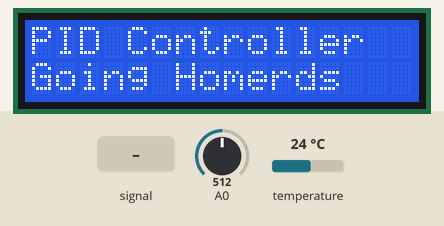
A sketch run on a simulated Arduino Uno, built with avr-gcc and run on an emulated ATmega328P. Shown: 16×2 character LCD. The test bench sets the inputs (shaded band); at power-on: A0 = 512, temperature 24 °C. EEPROM starts erased.

Above: at 1.2 s.
2.4 s: A0 set to 637
5.4 s: A0 set to 666
6.9 s: A0 fed a 200 Hz sine of ±255 counts around its level
At 8.7 s:
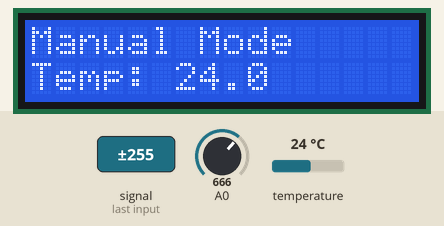
9.1 s: A0 set to 55
12.0 s: A0 set to 46
At 14.6 s:
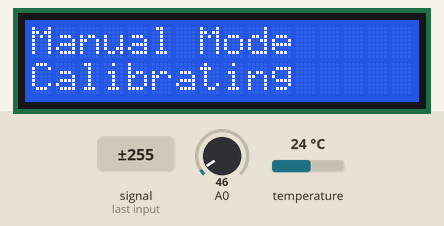
15.4 s: A0 set to 886
17.3 s: A0 set to 918
At 19.0 s:
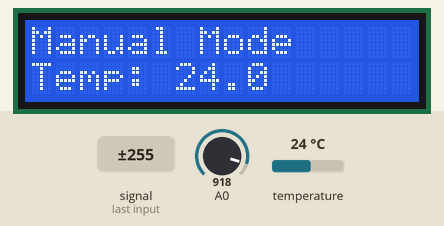
Timing chart, 0 to 20.5 s (numbered marks = the images above; inputs shaded):
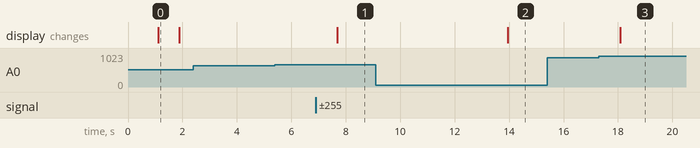

Measured:
- the behaviour switches between 50 and 49 on A0 (found by bisection; images 1 and 2)
- the behaviour switches between 900 and 901 on A0 (found by bisection; images 2 and 3)
- after the input at 2.4 s, every drawn part: stays the same
- after the input at 5.4 s, every drawn part: stays the same
- after the input at 6.9 s, the display: changes after 0.78 s (image 1)
- after the input at 9.1 s, every drawn part: stays the same
- after the input at 12.0 s, the display: changes after 1.9 s (image 2)
- after the input at 15.4 s, every drawn part: stays the same
- after the input at 17.3 s, the display: changes after 0.78 s (image 3)
- what the display in image 0 shows lasts 0.8 s, from 1.1 s to 1.9 s

The sketch:

PID_Arduino.ino
```cpp
#include "Arduino.h"
#include "application/app_LCD.h"
#include "application/app_Buttons.h"
#include "application/app_Menu.h"
#include "application/app_Temperature.h"
#include "application/app_Display.h"
#include "application/app_LimitSwitch.h"
#include "application/app_StepperMotor.h"
#include "application/app_Eeprom.h"
#include "application/app_PID.h"

//#define TEST

//The setup function is called once at startup of the sketch
void setup()
{
	/* Limit Switch */
	app_LimitSwitch_Init();
	/* Temperature Init */
	app_Temperature_Init();
	/* Init LCD Module */
	app_LCD_Init();
	/* Display init */
	app_Display_Init();
	/* Init Buttons Module */
	app_Buttons_init();
	/* Menu Init */
	app_Menu_init();
	/* Stepper Init */
	app_StepperMotor_Init();
	/* Eeprom Init */
	app_Eeprom_Init();
	/* PID Init */
	app_PID_Init();
}

// The loop function is called in an endless loop
void loop()
{
#ifdef TEST
	LCD.setCursor(0,0);
	LCD.print("ADC Value of button pressed");
	LCD.setCursor(0,1);
	LCD.print(analogRead(A0));
	LCD.print("            ");

#else
	app_LimitSwitch_Task();
	app_Temperature_Task();
	app_Display_Task();
	if(DISPLAY_NORMAL == re_DisplayMode)
	{
		app_PID_Task();
	}
	else
	{
		/* PID Disabled */
	}
#endif
}
```

app_Buttons.h
```cpp
/*
 * app_Buttons.h
 *
 *  Created on: 15/11/2018
 *      Author: Omar Sevilla
 */

#ifndef APPLICATION_APP_BUTTONS_H_
#define APPLICATION_APP_BUTTONS_H_

/* Interfaces */
#include <Arduino.h>
#include "app_LCD.h"

/* Typedefs */
typedef enum
{
	BUTTON_NONE,
	BUTTON_RIGHT,
	BUTTON_UP,
	BUTTON_DOWN,
	BUTTON_LEFT,
	BUTTON_SELECT,
	BUTTON_INVALID
}T_BUTTONS;

/* Macros */
#define APP_BUTTONS_DEBOUNCE	(2u)

/* External Functions */
extern void app_Buttons_init(void);
extern T_BUTTONS app_Buttons_GetButtonPressed(void);
extern void app_Buttons_PrintButton(T_BUTTONS le_ButtonPressed);

#endif /* APPLICATION_APP_BUTTONS_H_ */
```

app_Display.h
```cpp
/*
 * app_Display.h
 *
 *  Created on: 15/11/2018
 *      Author: Omar Sevilla
 */

#ifndef APPLICATION_APP_DISPLAY_H_
#define APPLICATION_APP_DISPLAY_H_

#include "app_LCD.h"
#include "app_Menu.h"
#include "app_Temperature.h"

/* Typedefs */
typedef enum
{
	DISPLAY_NORMAL,
	DISPLAY_MANUAL,
	DISPLAY_CONFIG
}T_DISPLAY;

extern T_DISPLAY re_DisplayMode;

/* Public functions */
extern void app_Display_Init(void);
extern void app_Display_Task(void);
extern void app_Display_Mode(T_DISPLAY le_Mode);


#endif /* APPLICATION_APP_DISPLAY_H_ */
```

app_Eeprom.h
```cpp
/*
 * app_Eeprom.h
 *
 *  Created on: 20 nov. 2018
 *      Author: Admin
 */

#ifndef APPLICATION_APP_EEPROM_H_
#define APPLICATION_APP_EEPROM_H_

/* Interfaces */
#include <Arduino.h>
#include <EEPROM.h>
#include "app_Temperature.h"
#include "app_PID.h"
#include "app_StepperMotor.h"

/* Public Type definitions */

/* Public Macros */
/* Default Values */
#define EEP_DEF_FIXED_TEMP		(15.0f)
#define EEP_DEF_TEMP_MODE		(ADD_COLD)
#define EEP_DEF_SAMPLES			(10.0f)
#define EEP_DEF_P				(01.0f)
#define EEP_DEF_I				(00.0f)
#define EEP_DEF_D				(00.0f)

/* Parameter Address */
#define EEP_ADDR_CAL 			(0u)
#define EEP_ADDR_FIXED_TEMP		(EEP_ADDR_CAL + sizeof(unsigned char))
#define EEP_ADDR_TEMP_MODE		(EEP_ADDR_FIXED_TEMP + sizeof(float))
#define EEP_ADDR_SAMPLES		(EEP_ADDR_TEMP_MODE + sizeof(float))
#define EEP_ADDR_P				(EEP_ADDR_SAMPLES + sizeof(float))
#define EEP_ADDR_I				(EEP_ADDR_P + sizeof(float))
#define EEP_ADDR_D				(EEP_ADDR_I + sizeof(float))
#define EEP_ADDR_LIMIT_POS		(EEP_ADDR_D + sizeof(float))

/* Public Variables */

/* Public Prototypes */
extern void app_Eeprom_Init(void);
extern unsigned char app_Eeprom_IsCalibrated(void);


#endif /* APPLICATION_APP_EEPROM_H_ */
```

app_LimitSwitch.h
```cpp
/*
 * app_LimitSwitch.h
 *
 *  Created on: 18 nov 2018
 *      Author: Admin
 */
#ifndef APPLICATION_APP_LIMITSWITCH_H_
#define APPLICATION_APP_LIMITSWITCH_H_

/* Interfaces */
#include <Arduino.h>
#include "app_LCD.h"
#include "app_Display.h"

/* Public Type definitions */
typedef enum
{
	LIMITSTATE_INRANGE,
	LIMITSTATE_LIMITS
}T_LIMITSTATE;

/* Public Macros */
#ifdef OmarBoard
#define APP_LIMITSWITCH_START_PIN	(3u)
#define APP_LIMITSWITCH_END_PIN		(4u)
#else
#define APP_LIMITSWITCH_START_PIN	(40u)
#define APP_LIMITSWITCH_END_PIN		(41u)
#endif

#define IS_VALVE_FULLY_CLOSED	(true != digitalRead(APP_LIMITSWITCH_START_PIN))
#define IS_VALVE_FULLY_OPEN		(true != digitalRead(APP_LIMITSWITCH_END_PIN))

/* Public Variables */
extern T_LIMITSTATE re_LimitState;

/* Public Prototypes */
extern void app_LimitSwitch_Init(void);
extern void app_LimitSwitch_Task(void);

#endif
```

app_Menu.h
```cpp
/*
 * app_Menu.h
 *
 *  Created on: 15/11/2018
 *      Author: Omar Sevilla
 */

#ifndef APPLICATION_APP_MENU_H_
#define APPLICATION_APP_MENU_H_

/* Interfaces */
#include <Arduino.h>
#include "app_LCD.h"
#include "app_Buttons.h"
#include "app_Temperature.h"
#include "app_PID.h"
#include "app_Display.h"
#include "app_Eeprom.h"

/* Public Macros */
#define APP_MENU_N_ITEMS	(6u)
#define APP_MENU_ITEMS	\
		{\
	&rul_DesiredTemperature,\
	&re_TempAddMode,\
	&rub_TempSamples,\
	&rub_ConstP,\
	&rub_ConstI,\
	&rub_ConstD,\
		}

#define APP_MENU_ITEMSTEXT	\
		{\
	{"Desired Temp:   "},\
	{"                "},\
	{"Samples:        "},\
	{"P:              "},\
	{"I:              "},\
	{"D:              "},\
		}

#define APP_MENU_APP_MAXLIMITS\
		{\
	99.0,\
	(float)ADD_HEAT,\
	(float)APP_TEMP_MAX_SAMPLES,\
	10.0,\
	10.0,\
	10.0,\
		}

#define APP_MENU_APP_MINLIMITS\
		{\
	0.0,\
	(float)ADD_COLD,\
	(float)APP_TEMP_MIN_SAMPLES,\
	0.0,\
	0.0,\
	0.0,\
		}

#define APP_MENU_EEP_ADDR\
		{\
	EEP_ADDR_FIXED_TEMP	,\
	EEP_ADDR_TEMP_MODE	,\
	EEP_ADDR_SAMPLES	,\
	EEP_ADDR_P			,\
	EEP_ADDR_I			,\
	EEP_ADDR_D			,\
		}

/* Public Prototypes */
extern void app_Menu_init(void);
extern void app_Menu_Task(void);

#endif /* APPLICATION_APP_MENU_H_ */
```

app_Misc.h
```cpp
/*
 * app_Misc.h
 *
 *  Created on: 25 nov. 2018
 *      Author: Admin
 */

#ifndef APPLICATION_APP_MISC_H_
#define APPLICATION_APP_MISC_H_

/* Interfaces */

/* Public Type definitions */

/* Public Macros */

/* Public Variables */

/* Public Prototypes */
extern float app_Misc_FloatMax(float* lp_FloatArray, unsigned int lul_size);
extern float app_Misc_FloatMin(float* lp_FloatArray, unsigned int lul_size);


#endif /* APPLICATION_APP_MISC_H_ */
```

app_PID.h
```cpp
/*
 * app_PID.h
 *
 *  Created on: 17 nov 2018
 *      Author: Admin
 */

#ifndef APPLICATION_APP_PID_H_
#define APPLICATION_APP_PID_H_

/* Interfaces */
#include "app_Temperature.h"
#include "app_StepperMotor.h"
#include "app_Misc.h"

/* Public Macros */
#define APP_PID_N_PAST_ERRORS	10
#define APP_PID_MIN_COLD_VALID	10
#define APP_PID_MIN_HEAT_VALID	-10

/* External Variables */
extern float rub_ConstP;
extern float rub_ConstI;
extern float rub_ConstD;

/* Public Functions */
extern void app_PID_Init(void);
extern void app_PID_Task(void);

#endif /* APPLICATION_APP_PID_H_ */
```

app_StepperMotor.h
```cpp
/*
 * app_StepperMotor.h
 *
 *  Created on: 18 nov 2018
 *      Author: Admin
 */

/* Interfaces */
#include <Arduino.h>
#include "app_LimitSwitch.h"
#include "app_LCD.h"
#include "app_Eeprom.h"

/* Public Type definitions */

/* Public Macros */
#define APP_STEPPERMOTOR_CLK_DIR		false
#define APP_STEPPERMOTOR_CNTCLK_DIR		true

/* Public Variables */
extern unsigned int rul_LimitPosition;

/* Public Prototypes */
extern void app_StepperMotor_Init(void);
extern void app_StepperMotor_OneStep(unsigned char lub_dir);
extern void app_StepperMotor_GoHome(void);
extern void app_StepperMotor_GoLimit(void);
extern void app_StepperMotor_GoToPosition(float lul_Pos);
```

app_Temperature.h
```cpp
/*
 * app_Temperature.h
 *
 *  Created on: 16/11/2018
 *      Author: Omar Sevilla
 */

#ifndef APPLICATION_APP_TEMPERATURE_H_
#define APPLICATION_APP_TEMPERATURE_H_

/* Interfaces */
#include <Arduino.h>

/* Typedefs */

/* Macros */
#define 	ADD_COLD	00.00
#define 	ADD_HEAT	55.00

#define APP_TEMP_MAX_SAMPLES	(100)
#define APP_TEMP_MIN_SAMPLES	(1)

/* Extern variables */
extern float rul_DesiredTemperature;
extern float re_TempAddMode;
extern float rub_TempSamples;
extern float ruw_AverageTemp;

/* Public Funcitons */
extern void app_Temperature_Init(void);
extern void app_Temperature_Task(void);
extern unsigned int app_Temperature_GetTemp(void);


#endif /* APPLICATION_APP_TEMPERATURE_H_ */
```

sloeber.ino.cpp
```cpp
#ifdef __IN_ECLIPSE__
//This is a automatic generated file
//Please do not modify this file
//If you touch this file your change will be overwritten during the next build
//This file has been generated on 2018-11-25 06:04:18

#include "Arduino.h"
#include "Arduino.h"
#include "application/app_LCD.h"
#include "application/app_Buttons.h"
#include "application/app_Menu.h"
#include "application/app_Temperature.h"
#include "application/app_Display.h"
#include "application/app_LimitSwitch.h"
#include "application/app_StepperMotor.h"
#include "application/app_Eeprom.h"
#include "application/app_PID.h"

void setup() ;
void loop() ;

#include "PID_Arduino.ino"


#endif
```

app_LCD.h
```cpp
/*
 * app_LCD.h
 *
 *  Created on: 15/11/2018
 *      Author: Omar Sevilla
 */

#ifndef APPLICATION_APP_LCD_H_
#define APPLICATION_APP_LCD_H_

#include <Arduino.h>
//#define OmarBoard
#ifdef OmarBoard
#include <LiquidCrystal_I2C.h>
#else
#include <LiquidCrystal.h>
#endif
#include "app_LimitSwitch.h"

/* Public Macros */
//Pin Definitions
#define APP_LCD_RS_PIN	(8u) //Pin Arduino D8
#define APP_LCD_EN_PIN	(9u) //Pin Arduino D9
#define APP_LCD_D4_PIN	(4u) //Pin Arduino D4
#define APP_LCD_D5_PIN	(5u) //Pin Arduino D5
#define APP_LCD_D6_PIN	(6u) //Pin Arduino D6
#define APP_LCD_D7_PIN	(7u) //Pin Arduino D7

/* Public Variables */
#ifdef OmarBoard
extern LiquidCrystal_I2C LCD;
#else
extern LiquidCrystal LCD;
#endif

/* External Prototypes */
extern void app_LCD_Init(void);

#endif /* APPLICATION_APP_LCD_H_ */
```
